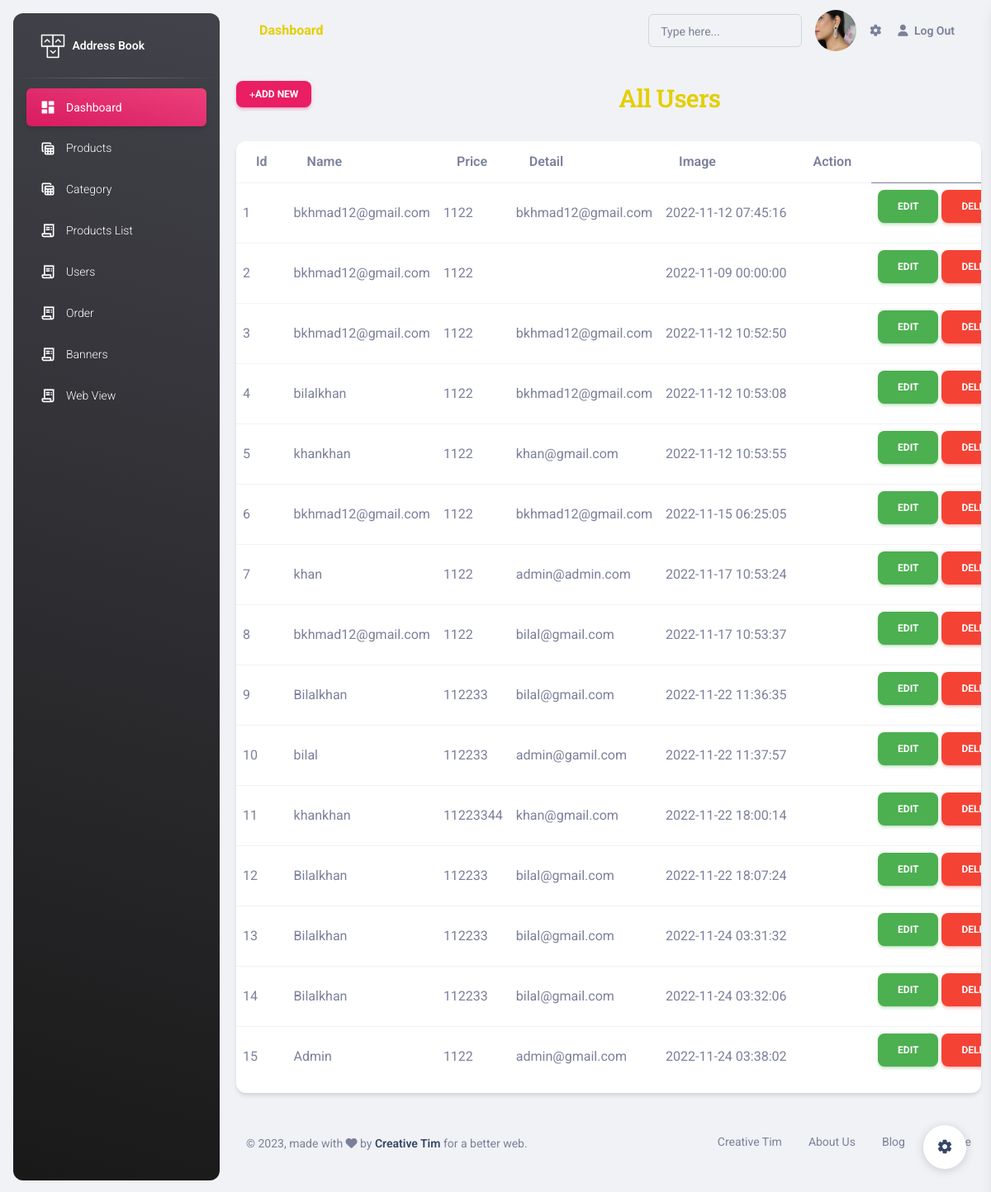
Screenshot of /admin/pages/user.php (signed in) with the database file from the repository.
### tables this page shows
CREATE TABLE `user_form` (
  `id` int(100) NOT NULL,
  `name` varchar(100) NOT NULL,
  `email` varchar(100) NOT NULL,
  `password` varchar(100) NOT NULL,
  `image` varchar(100) NOT NULL
);

CREATE TABLE `users1` (
  `id` int(11) NOT NULL,
  `username` varchar(50) NOT NULL,
  `password` varchar(255) NOT NULL,
  `email` varchar(50) NOT NULL,
  `created_at` datetime NOT NULL DEFAULT current_timestamp()
);

### admin/pages/user.php (the view, shortened to what this page needs)
<?php
include "header.php";
 ?>
 <?php
include "config.php";
 $select = "SELECT * FROM  `users1`";
$select_run = mysqli_query($conn,$select);
?>
<div class="row">
<div class="col-6">
<a href="./user_add.php" data-toggle="modal" class="btn btn-primary btn-sm btn-flat" id="addproduct"><i class="fa fa-plus"></i>Add New</a>
</div>
<div class="col-lg-6">
  <h3>All Users</h3>
</div>
   <div class="col-12 mt-0" >
          <div class="card my-4">
            <div class="card-body px-0 pb-2">
              <div class="table-responsive p-0">
                <table class="table align-items-center mb-0">
                  <thead>
                    <tr>
                      <th>Id</th>
                      <th>Name</th>
                      <th>Price</th>
                      <th>Detail</th>
                      <th>Image</th>
                      <th>Action</th>
                     </tr>
                  </thead>
                  <tbody>
    <?php $i=1;
     while($row= mysqli_fetch_assoc($select_run)){ ?>
    <tr>
    <td style=""><?php echo $row["id"] ?></td>
    <td><?php echo $row["username"] ?></td>
    <td><?php echo $row["password"] ?></td>
    <td><?php echo $row["email"] ?></td>
    <td><?php echo $row["created_at"] ?></td>
    <td style="width: 100px;"><img src="uploads/<?php echo trim($row["image"])?>" alt="" width="100%"></td>
    <td>
      <a href="user_upddat.php?id=<?php echo $row["id"]?>" class="btn btn-success">EDIT</a>
      <a href="delete.php?id=<?php echo $row["id"]?>" class="btn btn-danger">DELETE</a>
    </td>
    </tr>
    <?php $i++; } ?>
  </tbody>
                </table>
              </div>
            </div>
          </div>
        </div>
</div>
<?php include "footer.php"; ?>

### admin/pages/header.php (shortened to what this page needs)
<?php
include 'config.php';
$user_id = $_SESSION['user_id'];
?>
<!DOCTYPE html>
<html lang="en">
<head>
  <link href="../assets/css/nucleo-icons.css" rel="stylesheet" />
  <link href="../assets/css/nucleo-svg.css" rel="stylesheet" />
  <link href="https://cdn.jsdelivr.net/npm/bootstrap@5.0.2/dist/css/bootstrap.min.css" rel="stylesheet">
  <link id="pagestyle" href="../assets/css/material-dashboard.css?v=3.0.4" rel="stylesheet" />
</head>
<body class="g-sidenav-show  bg-gray-200">
  <aside class="sidenav navbar navbar-vertical navbar-expand-xs border-0 border-radius-xl my-3 fixed-start ms-3   bg-gradient-dark" id="sidenav-main">
    <div class="sidenav-header">
      <a class="navbar-brand m-0" href=" https://demos.creative-tim.com/material-dashboard/pages/dashboard " target="_blank">
        <img src="../assets/img/logo-ct.png" class="navbar-brand-img h-100" alt="main_logo">
        <span class="ms-1 font-weight-bold text-white">Address Book</span>
      </a>
    </div>
    <hr class="horizontal light mt-0 mb-2">
    <div class="collapse navbar-collapse  w-auto " id="sidenav-collapse-main">
      <ul class="navbar-nav">
        <li class="nav-item">
          <a class="nav-link text-white active bg-gradient-primary" href="../pages/">
            <div class="text-white text-center me-2 d-flex align-items-center justify-content-center">
              <i class="material-icons opacity-10">dashboard</i>
            </div>
            <span class="nav-link-text ms-1">Dashboard</span>
          </a>
        </li>
        <li class="nav-item">
          <a class="nav-link text-white " href="../pages/index1.php">
            <div class="text-white text-center me-2 d-flex align-items-center justify-content-center">
              <i class="material-icons opacity-10">table_view</i>
            </div>
            <span class="nav-link-text ms-1">Products</span>
          </a>
        </li>
        <li class="nav-item">
          <a class="nav-link text-white " href="category.php">
            <div class="text-white text-center me-2 d-flex align-items-center justify-content-center">
              <i class="material-icons opacity-10">table_view</i>
            </div>
            <span class="nav-link-text ms-1">Category</span>
          </a>
        </li>
        <li class="nav-item">
          <a class="nav-link text-white " href="../pages/allproducts.php">
            <div class="text-white text-center me-2 d-flex align-items-center justify-content-center">
              <i class="material-icons opacity-10">receipt_long</i>
            </div>
            <span class="nav-link-text ms-1">Products List</span>
          </a>
        </li>
        <li class="nav-item">
          <a class="nav-link text-white " href="./user.php">
            <div class="text-white text-center me-2 d-flex align-items-center justify-content-center">
              <i class="material-icons opacity-10">receipt_long</i>
            </div>
            <span class="nav-link-text ms-1">Users</span>
          </a>
        </li>
        <li class="nav-item">
          <a class="nav-link text-white " href="./order.php">
            <div class="text-white text-center me-2 d-flex align-items-center justify-content-center">
              <i class="material-icons opacity-10">receipt_long</i>
            </div>
            <span class="nav-link-text ms-1">Order</span>
          </a>
        </li>
        <li class="nav-item">
          <a class="nav-link text-white " href="./banner_add.php">
            <div class="text-white text-center me-2 d-flex align-items-center justify-content-center">
              <i class="material-icons opacity-10">receipt_long</i>
            </div>
            <span class="nav-link-text ms-1">Banners</span>
          </a>
        </li>
        <li class="nav-item">
          <a class="nav-link text-white " href="../index.php">
            <div class="text-white text-center me-2 d-flex align-items-center justify-content-center">
              <i class="material-icons opacity-10">receipt_long</i>
            </div>
            <span class="nav-link-text ms-1">Web View</span>
          </a>
        </li>
      </ul>
    </div>
  </aside>
  <main class="main-content position-relative max-height-vh-100 h-100 border-radius-lg ">
    <nav class="navbar navbar-main navbar-expand-lg px-0 mx-4 shadow-none border-radius-xl" id="navbarBlur" data-scroll="true">
      <div class="container-fluid py-1 px-3">
        <nav aria-label="breadcrumb">
          <h6 class="font-weight-bolder mb-0">Dashboard</h6>
        </nav>
        <div class="collapse navbar-collapse mt-sm-0 mt-2 me-md-0 me-sm-4" id="navbar">
          <div class="ms-md-auto pe-md-3 d-flex align-items-center">
            <div class="input-group input-group-outline">
              <label class="form-label">Type here...</label>
              <input type="text" class="form-control">
            </div>
          </div>
          <ul class="navbar-nav  justify-content-end">
            <li class="nav-item d-flex align-items-center">
            <?php
         $select = mysqli_query($conn, "SELECT * FROM `user_form` WHERE id = '$user_id'") or die('query failed');
         if(mysqli_num_rows($select) > 0){
            $fetch = mysqli_fetch_assoc($select);
         }
         if($fetch['image'] == ''){
            echo '<img src="images/default-avatar.png" class="bd-placeholder-img rounded-circle" width="50" height="50" xmlns="http://www.w3.org/2000/svg" role="img" aria-label="Placeholder: 140x140" preserveAspectRatio="xMidYMid slice" focusable="false"><title>Placeholder</title><rect width="10%" height="10%" fill="#777"></rect><text x="50%" y="50%" fill="#777" dy=".3em">/text>';
         }else{
            echo '<a href="index3.php"> <img src="../uploaded_img/'.$fetch['image'].'" class="bd-placeholder-img rounded-circle" width="50" height="50" xmlns="http://www.w3.org/2000/svg" role="img" aria-label="Placeholder: 140x140" preserveAspectRatio="xMidYMid slice" focusable="false"><title>Placeholder</title><rect width="10%" height="10%" fill="#777"></rect><text x="50%" y="50%" fill="#777" dy=".3em"></text>     </a>   ';
         }
      ?>
            </li>
            <li class="nav-item px-3 d-flex align-items-center">
              <a href="javascript:;" class="nav-link text-body p-0">
                <i class="fa fa-cog fixed-plugin-button-nav cursor-pointer"></i>
              </a>
            </li>
            <li class="nav-item d-flex align-items-center">
              <a href="../pages/logout.php" class="nav-link text-body font-weight-bold px-1">
                <i class="fa fa-user me-sm-1"></i>
                <span class="d-sm-inline d-none">Log Out</span>
              </a>
            </li>
          </ul>
        </div>
      </div>
    </nav>
    <div class="container-fluid py-4">

### rows the page displays
user_form: image (picture)
users1: id "1", username "bkhmad12@gmail.com", password "1122", email "bkhmad12@gmail.com", created_at "2022-11-12 07:45:16"
users1: id "2", username "bkhmad12@gmail.com", password "1122", created_at "2022-11-09 00:00:00"
users1: id "3", username "bkhmad12@gmail.com", password "1122", email "bkhmad12@gmail.com", created_at "2022-11-12 10:52:50"
users1: id "4", username "bilalkhan", password "1122", email "bkhmad12@gmail.com", created_at "2022-11-12 10:53:08"
users1: id "5", username "khankhan", password "1122", email "khan@gmail.com", created_at "2022-11-12 10:53:55"
users1: id "6", username "bkhmad12@gmail.com", password "1122", email "bkhmad12@gmail.com", created_at "2022-11-15 06:25:05"
users1: id "7", username "khan", password "1122", email "admin@admin.com", created_at "2022-11-17 10:53:24"
users1: id "8", username "bkhmad12@gmail.com", password "1122", email "bilal@gmail.com", created_at "2022-11-17 10:53:37"
users1: id "9", username "Bilalkhan", password "112233", email "bilal@gmail.com", created_at "2022-11-22 11:36:35"
users1: id "10", username "bilal", password "112233", email "admin@gamil.com", created_at "2022-11-22 11:37:57"
users1: id "11", username "khankhan", password "11223344", email "khan@gmail.com", created_at "2022-11-22 18:00:14"
users1: id "12", username "Bilalkhan", password "112233", email "bilal@gmail.com", created_at "2022-11-22 18:07:24"
users1: id "13", username "Bilalkhan", password "112233", email "bilal@gmail.com", created_at "2022-11-24 03:31:32"
users1: id "14", username "Bilalkhan", password "112233", email "bilal@gmail.com", created_at "2022-11-24 03:32:06"
users1: id "15", username "Admin", password "1122", email "admin@gmail.com", created_at "2022-11-24 03:38:02"
